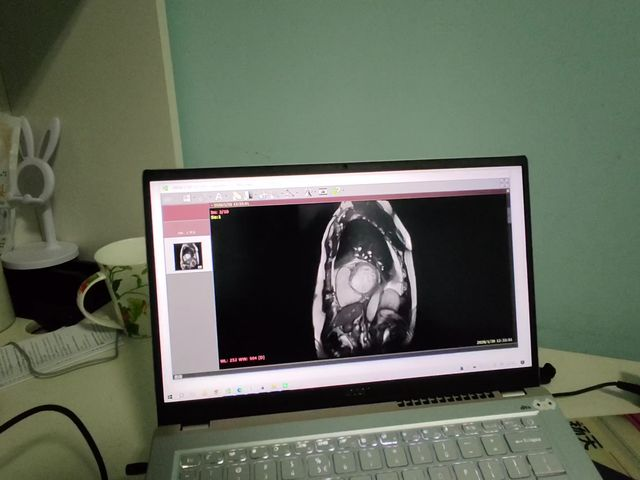
#> input picture data/samples/acdc/ci_0001.jpg, 640 x 480 px; its folder holds only this picture in this run
$ python make_test_frames.py
#> lines starting #> are read from the running program, lines starting #| are printed output that depends on the picture
#!/usr/bin/env python
# -*- coding: utf-8 -*-
"""
EgoMed-Agent 联调测试样例生成（配套 client/mock_client.py）

作用：为 T6 联调准备两类输入——
  1. 各模态的正常帧：从 data/ 里挑一个病例的若干帧，供 mock_client --image-dir 连发
  2. 坏帧：模糊 / 过暗 / 低对比 / 全黑 / 非医学影像噪声，
     用来验证服务端的边界处理。契约（docs/API_CONTRACT.md 四·A1）要求这类画面
     返回 status=ok + overlay 空 + 一句提示语，**不能返 500，也不能走错误分支**。

归属：闫（客户端 / 测试工具）
契约：字段与规格一律以 docs/API_CONTRACT.md 为准，本脚本不自行发明约定。

用法
----
    # 1. 收集各模态样例帧（需要本机有 data/ 数据）
    python client/make_test_frames.py --collect

    # 2. 生成坏帧（任何机器都能跑；没数据时自动合成一张底图）
    python client/make_test_frames.py

    # 3. 指定底图生成坏帧
    python client/make_test_frames.py --base data/samples/acdc/frame_0001.jpg

产出
----
    data/samples/acdc/   frame_0001.jpg ...     （--collect，每个模态 12 帧）
    data/samples/amos/   ...
    data/samples/camus/  ...
    data/samples/cxr/    ...
    data/samples/polyp/  ...
    data/samples/bad/    blur.jpg dark.jpg lowcontrast.jpg black.jpg noise.jpg

怎么验证
--------
    # 压缩规格是否达标（不联网）
    python client/mock_client.py --image-dir data/samples/acdc --frames 5 --dry-run
    python client/mock_client.py --image-dir data/samples/bad  --frames 5 --dry-run

    # 服务端起来后，重点看坏帧：期望每帧都是 ok + overlay 空 + 提示语
    python client/mock_client.py --image-dir data/samples/bad --frames 5

依赖：pillow（requirements.txt 已包含）
"""

from __future__ import annotations

import argparse
import random
import shutil
import sys
from pathlib import Path

try:
    from PIL import Image, ImageDraw, ImageEnhance, ImageFilter
except ImportError:  # pragma: no cover
    sys.exit("缺少依赖 pillow，请先执行：pip install pillow")


ROOT = Path(__file__).resolve().parent.parent
DATA = ROOT / "data"
SAMPLES = DATA / "samples"
IMG_EXTS = {".jpg", ".jpeg", ".png", ".bmp", ".tif", ".tiff"}

# 样例目录名 -> data/ 下的模态目录名（目录名与 mock_client 用法示例保持一致）
MODALS = {
    "acdc": "ACDC",
    "amos": "Amos",
    "camus": "CAMUS",
    "cxr": "Montgomery-County-CXR-Set",
    "polyp": "PolypGen2021_MultiCenterData_v3",
}

PER_MODAL = 12          # 每个模态取多少帧
BAD_MAX_SIDE = 640      # 坏帧统一缩到长边 640，够用且体积小


def log(msg: str = "") -> None:
    print(msg, flush=True)


def rel(path: Path) -> str:
    try:
        return str(path.relative_to(ROOT))
    except ValueError:
        return str(path)


# [59 lines left out: functions frames_in, collect, synth_base, not called in this run]


def pick_base(explicit: str | None) -> Path | None:
    if explicit:
        path = Path(explicit)
        if not path.is_file():
            sys.exit(f"找不到底图：{path}")
        return path
    if SAMPLES.is_dir():
        cands = sorted(p for p in SAMPLES.rglob("*")
                       if p.is_file() and p.suffix.lower() in IMG_EXTS)
        if cands:
            return cands[0]
    return None


def make_bad(base: Path | None, out_dir: Path) -> None:
    if base is not None:
        with Image.open(base) as im:
#> im is the input picture: PIL image 640x480 RGB; mean R, G, B 96.4, 103.4, 89.1
            src = im.convert("RGB")
        log(f"[bad] 底图：{rel(base)}")
    else:
        src = synth_base()
        log("[bad] 没有可用底图，使用合成图")

    w, h = src.size
#> w = 640; h = 480
    scale = BAD_MAX_SIDE / float(max(w, h))
#> scale = 1
    if scale < 1.0:
        src = src.resize((max(1, round(w * scale)), max(1, round(h * scale))), Image.LANCZOS)

    if out_dir.exists():
        shutil.rmtree(out_dir)
    out_dir.mkdir(parents=True)

    # 模糊：镜头没对准 / 运动模糊
    src.filter(ImageFilter.GaussianBlur(12)).save(out_dir / "blur.jpg", quality=80)
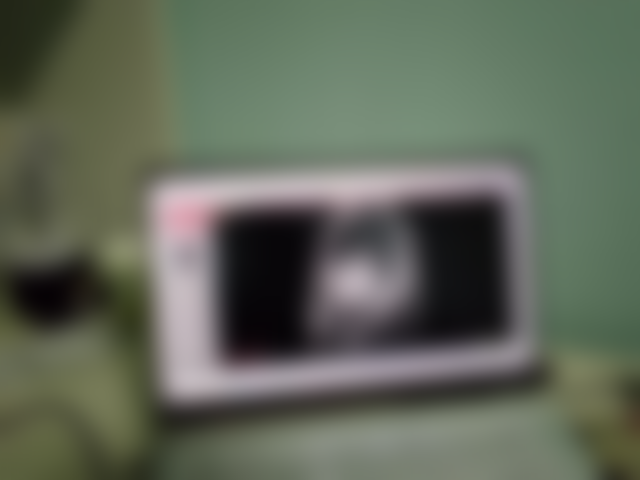
#> saved as blur.jpg: PIL image 640x480 RGB; mean R, G, B 96.3, 103.4, 89.1
    # 过暗：环境光不足 / 屏幕太暗
    ImageEnhance.Brightness(src).enhance(0.10).save(out_dir / "dark.jpg", quality=80)
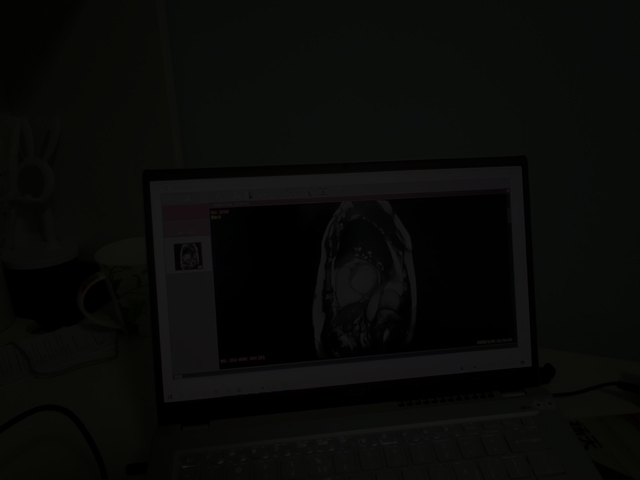
#> saved as dark.jpg: PIL image 640x480 RGB; mean R, G, B 9.2, 9.9, 8.5
    # 低对比：屏幕反光、白平衡失准
    ImageEnhance.Contrast(src).enhance(0.18).save(out_dir / "lowcontrast.jpg", quality=80)
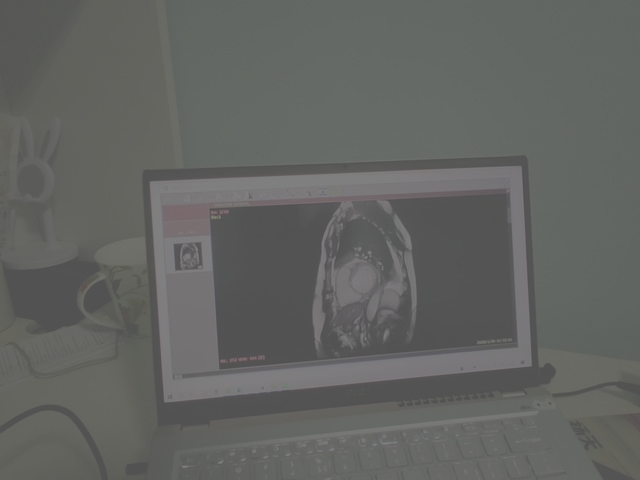
#> saved as lowcontrast.jpg: PIL image 640x480 RGB; mean R, G, B 98.9, 100.1, 97.5
    # 全黑：遮挡 / 没开屏幕
    Image.new("RGB", src.size, (0, 0, 0)).save(out_dir / "black.jpg", quality=80)
    # 非医学影像：随机噪声（模拟对着墙、对着地面）
    noise = Image.new("RGB", src.size)
    noise.putdata([(random.randint(0, 255),) * 3 for _ in range(src.size[0] * src.size[1])])
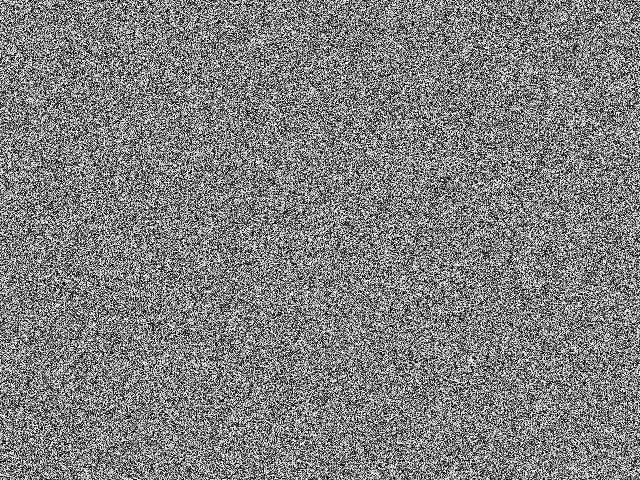
#> noise: PIL image 640x480 RGB; min 0, max 255, mean 127.5
    noise.save(out_dir / "noise.jpg", quality=80)

    names = sorted(p.name for p in out_dir.glob("*.jpg"))
    log(f"[bad] 生成 {len(names)} 张坏帧 -> {rel(out_dir)}")
    log(f"      {' '.join(names)}")


# ---------------------------------------------------------------- 入口
def main() -> int:
    try:
        sys.stdout.reconfigure(encoding="utf-8")
    except Exception:
        pass

    parser = argparse.ArgumentParser(
        description="生成 EgoMed-Agent 联调测试样例（规格以 docs/API_CONTRACT.md 为准）",
        formatter_class=argparse.RawDescriptionHelpFormatter,
        epilog=__doc__,
    )
    parser.add_argument("--collect", action="store_true",
                        help="从 data/ 各模态收集正常帧到 data/samples/<模态>/")
    parser.add_argument("--per-modal", type=int, default=PER_MODAL,
                        help=f"每个模态收集多少帧，默认 {PER_MODAL}")
    parser.add_argument("--base", default=None,
                        help="生成坏帧用的底图，默认自动找 data/samples 下的第一张")
    parser.add_argument("--out", default=str(SAMPLES / "bad"), help="坏帧输出目录")
    args = parser.parse_args()

    if args.collect:
        collect(args.per_modal)

    make_bad(pick_base(args.base), Path(args.out))
    log("")
    log("下一步：python client/mock_client.py --image-dir data/samples/bad --frames 5 --dry-run")
    return 0


if __name__ == "__main__":
    sys.exit(main())
#> (the program exits here)
